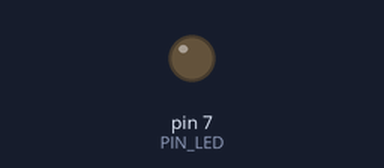
A sketch run on a simulated Arduino Uno, built with avr-gcc and run on an emulated ATmega328P. Parts: output pins drawn as LEDs (lit = HIGH). Dashed ring = blinking. At 4.0 s the program stops and its outputs stay as they are.

Above: at 0.5 s.
At 1.85 s:
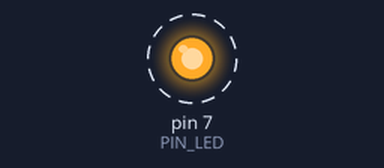
Timing chart, 0 to 3.0 s (numbered marks = the images above):
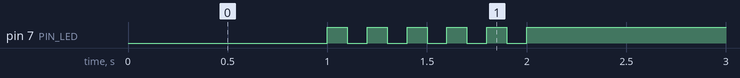

Measured:
- by itself, pin 7 (PIN_LED): alternates HIGH for 0.10 s and LOW for 0.10 s, 11 changes in all, then stays HIGH

The sketch:

05_practice_2.ino
```cpp
#define PIN_LED 7
unsigned int cnt,toggle;

void setup() {
  pinMode(PIN_LED, OUTPUT);
  cnt=toggle=0;
}
void loop(){
  digitalWrite(PIN_LED, toggle);
  delay(1000);
  while(cnt<10){
    toggle = toggle_state(toggle);
    digitalWrite(PIN_LED, toggle);
    delay(100);
    ++cnt;
  }
  digitalWrite(PIN_LED, 1);
  while(1){
    delay(1000);
  }
}
int toggle_state(int toggle){
  return !(toggle);
}
```
